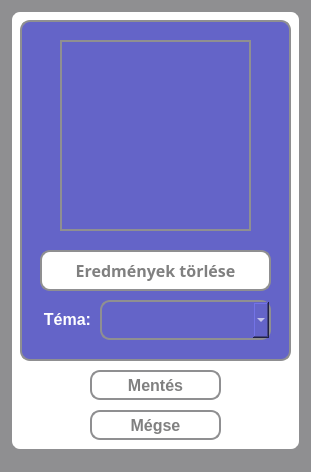
<?xml version="1.0" encoding="UTF-8"?>
<ui version="4.0">
 <class>MainWindow</class>
 <widget class="QMainWindow" name="MainWindow">
  <property name="geometry">
   <rect>
    <x>0</x>
    <y>0</y>
    <width>311</width>
    <height>472</height>
   </rect>
  </property>
  <property name="windowTitle">
   <string>Beállítások</string>
  </property>
  <property name="styleSheet">
   <string notr="true">* {
	background-color: #8f8f91;
}</string>
  </property>
  <widget class="QWidget" name="centralwidget">
   <widget class="QWidget" name="widget_3" native="true">
    <property name="geometry">
     <rect>
      <x>10</x>
      <y>10</y>
      <width>291</width>
      <height>441</height>
     </rect>
    </property>
    <property name="styleSheet">
     <string notr="true">* {
	background-color: white;
	border: 2px solid #8f8f91;
	border-radius: 10px;
	color: white;
	font-size: 16px;
	font-weight: bold;
}</string>
    </property>
    <widget class="QPushButton" name="saveAndCloseButton">
     <property name="geometry">
      <rect>
       <x>80</x>
       <y>360</y>
       <width>131</width>
       <height>30</height>
      </rect>
     </property>
     <property name="styleSheet">
      <string notr="true">* {
	background-color: white;
	border: 2px solid #8f8f91;
	border-radius: 10px;
	color: grey;
}

*:hover {
	background-color: rgb(120, 120, 220);
	color: white;
}</string>
     </property>
     <property name="text">
      <string>Mentés</string>
     </property>
    </widget>
    <widget class="QPushButton" name="abortButton">
     <property name="geometry">
      <rect>
       <x>80</x>
       <y>400</y>
       <width>131</width>
       <height>30</height>
      </rect>
     </property>
     <property name="styleSheet">
      <string notr="true">* {
	background-color: white;
	border: 2px solid #8f8f91;
	border-radius: 10px;
	color: grey;
}

*:hover {
	background-color: rgb(120, 120, 220);
	color: white;
}</string>
     </property>
     <property name="text">
      <string>Mégse</string>
     </property>
    </widget>
    <widget class="QWidget" name="widget_2" native="true">
     <property name="geometry">
      <rect>
       <x>10</x>
       <y>10</y>
       <width>271</width>
       <height>341</height>
      </rect>
     </property>
     <property name="styleSheet">
      <string notr="true">* {
	background-color: rgb(100, 100, 200);
	border: 2px solid #8f8f91;
	border-radius: 10px;
	color: white;
	font-size: 16px;
	font-weight: bold;
}</string>
     </property>
     <widget class="QFrame" name="profilePicture">
      <property name="geometry">
       <rect>
        <x>40</x>
        <y>20</y>
        <width>191</width>
        <height>191</height>
       </rect>
      </property>
      <property name="styleSheet">
       <string notr="true">border-radius: 0px;</string>
      </property>
      <property name="frameShape">
       <enum>QFrame::StyledPanel</enum>
      </property>
      <property name="frameShadow">
       <enum>QFrame::Raised</enum>
      </property>
     </widget>
     <widget class="QPushButton" name="restoreDefaultResultsButton">
      <property name="geometry">
       <rect>
        <x>20</x>
        <y>230</y>
        <width>231</width>
        <height>41</height>
       </rect>
      </property>
      <property name="font">
       <font>
        <family>Corbel</family>
        <pointsize>-1</pointsize>
        <bold>true</bold>
       </font>
      </property>
      <property name="styleSheet">
       <string notr="true">* {
	background-color: white;
	color: grey;
}

*:hover {
	background-color: rgb(120, 120, 220);
	color: white;
}</string>
      </property>
      <property name="text">
       <string>Eredmények törlése</string>
      </property>
     </widget>
     <widget class="QComboBox" name="changeThemeBox">
      <property name="geometry">
       <rect>
        <x>80</x>
        <y>280</y>
        <width>171</width>
        <height>40</height>
       </rect>
      </property>
      <property name="font">
       <font>
        <family>Corbel</family>
        <pointsize>-1</pointsize>
        <bold>true</bold>
       </font>
      </property>
      <property name="editable">
       <bool>true</bool>
      </property>
      <property name="currentText">
       <string/>
      </property>
      <property name="placeholderText">
       <string/>
      </property>
      <property name="frame">
       <bool>true</bool>
      </property>
     </widget>
     <widget class="QLabel" name="themeLabel">
      <property name="geometry">
       <rect>
        <x>20</x>
        <y>290</y>
        <width>51</width>
        <height>31</height>
       </rect>
      </property>
      <property name="layoutDirection">
       <enum>Qt::LeftToRight</enum>
      </property>
      <property name="styleSheet">
       <string notr="true">*{
	border: none;
}</string>
      </property>
      <property name="text">
       <string>Téma:</string>
      </property>
      <property name="alignment">
       <set>Qt::AlignRight</set>
      </property>
     </widget>
    </widget>
   </widget>
  </widget>
  <widget class="QStatusBar" name="statusbar"/>
 </widget>
 <resources/>
 <connections/>
</ui>
